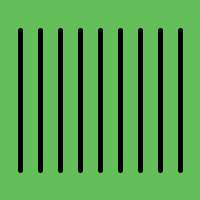
Frame 1 (no input)
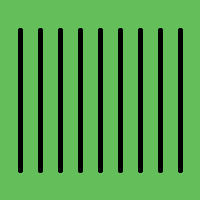
Frame 2 (the mouse pressed at the canvas centre, redrawn once)

The Processing sketch that drew these frames (run headless with seeded random() and noise(); the mouse was pressed at the canvas centre and the sketch redrawn once):

// Processing sketch: sketch_2
// ── sketch_2.pde
/**
* Introduccion a ISC
* Tema: Laboratorio 5
        Ciclos
* Fecha: Noviembre 7, 2018
* Autor: Martin Noboa
* Matricula: A01704052
*/


void setup(){
  size(200,200);
  background(100,190,90);
  noLoop();
}

void draw(){
  strokeWeight(5);
  stroke(0);
  int x = 20;
  for(int i = 0; i < 9; i++){
    line (x,30 ,x,170);
    x+=20;
  }
 

}
